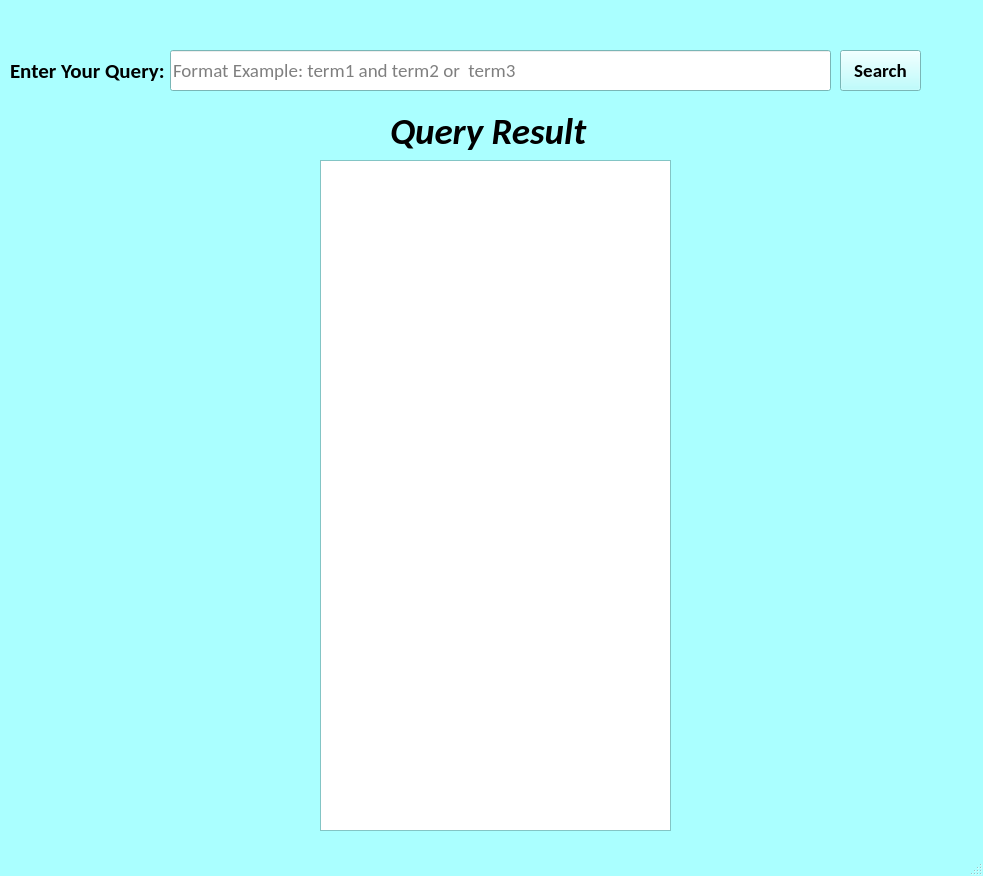
<?xml version="1.0" encoding="UTF-8"?>
<ui version="4.0">
 <class>MainWindow</class>
 <widget class="QMainWindow" name="MainWindow">
  <property name="geometry">
   <rect>
    <x>0</x>
    <y>0</y>
    <width>983</width>
    <height>876</height>
   </rect>
  </property>
  <property name="palette">
   <palette>
    <active>
     <colorrole role="WindowText">
      <brush brushstyle="SolidPattern">
       <color alpha="255">
        <red>0</red>
        <green>0</green>
        <blue>0</blue>
       </color>
      </brush>
     </colorrole>
     <colorrole role="Button">
      <brush brushstyle="SolidPattern">
       <color alpha="255">
        <red>170</red>
        <green>255</green>
        <blue>255</blue>
       </color>
      </brush>
     </colorrole>
     <colorrole role="Light">
      <brush brushstyle="SolidPattern">
       <color alpha="255">
        <red>255</red>
        <green>255</green>
        <blue>255</blue>
       </color>
      </brush>
     </colorrole>
     <colorrole role="Midlight">
      <brush brushstyle="SolidPattern">
       <color alpha="255">
        <red>212</red>
        <green>255</green>
        <blue>255</blue>
       </color>
      </brush>
     </colorrole>
     <colorrole role="Dark">
      <brush brushstyle="SolidPattern">
       <color alpha="255">
        <red>85</red>
        <green>127</green>
        <blue>127</blue>
       </color>
      </brush>
     </colorrole>
     <colorrole role="Mid">
      <brush brushstyle="SolidPattern">
       <color alpha="255">
        <red>113</red>
        <green>170</green>
        <blue>170</blue>
       </color>
      </brush>
     </colorrole>
     <colorrole role="Text">
      <brush brushstyle="SolidPattern">
       <color alpha="255">
        <red>0</red>
        <green>0</green>
        <blue>0</blue>
       </color>
      </brush>
     </colorrole>
     <colorrole role="BrightText">
      <brush brushstyle="SolidPattern">
       <color alpha="255">
        <red>255</red>
        <green>255</green>
        <blue>255</blue>
       </color>
      </brush>
     </colorrole>
     <colorrole role="ButtonText">
      <brush brushstyle="SolidPattern">
       <color alpha="255">
        <red>0</red>
        <green>0</green>
        <blue>0</blue>
       </color>
      </brush>
     </colorrole>
     <colorrole role="Base">
      <brush brushstyle="SolidPattern">
       <color alpha="255">
        <red>255</red>
        <green>255</green>
        <blue>255</blue>
       </color>
      </brush>
     </colorrole>
     <colorrole role="Window">
      <brush brushstyle="SolidPattern">
       <color alpha="255">
        <red>170</red>
        <green>255</green>
        <blue>255</blue>
       </color>
      </brush>
     </colorrole>
     <colorrole role="Shadow">
      <brush brushstyle="SolidPattern">
       <color alpha="255">
        <red>0</red>
        <green>0</green>
        <blue>0</blue>
       </color>
      </brush>
     </colorrole>
     <colorrole role="AlternateBase">
      <brush brushstyle="SolidPattern">
       <color alpha="255">
        <red>212</red>
        <green>255</green>
        <blue>255</blue>
       </color>
      </brush>
     </colorrole>
     <colorrole role="ToolTipBase">
      <brush brushstyle="SolidPattern">
       <color alpha="255">
        <red>255</red>
        <green>255</green>
        <blue>220</blue>
       </color>
      </brush>
     </colorrole>
     <colorrole role="ToolTipText">
      <brush brushstyle="SolidPattern">
       <color alpha="255">
        <red>0</red>
        <green>0</green>
        <blue>0</blue>
       </color>
      </brush>
     </colorrole>
     <colorrole role="PlaceholderText">
      <brush brushstyle="SolidPattern">
       <color alpha="128">
        <red>0</red>
        <green>0</green>
        <blue>0</blue>
       </color>
      </brush>
     </colorrole>
    </active>
    <inactive>
     <colorrole role="WindowText">
      <brush brushstyle="SolidPattern">
       <color alpha="255">
        <red>0</red>
        <green>0</green>
        <blue>0</blue>
       </color>
      </brush>
     </colorrole>
     <colorrole role="Button">
      <brush brushstyle="SolidPattern">
       <color alpha="255">
        <red>170</red>
        <green>255</green>
        <blue>255</blue>
       </color>
      </brush>
     </colorrole>
     <colorrole role="Light">
      <brush brushstyle="SolidPattern">
       <color alpha="255">
        <red>255</red>
        <green>255</green>
        <blue>255</blue>
       </color>
      </brush>
     </colorrole>
     <colorrole role="Midlight">
      <brush brushstyle="SolidPattern">
       <color alpha="255">
        <red>212</red>
        <green>255</green>
        <blue>255</blue>
       </color>
      </brush>
     </colorrole>
     <colorrole role="Dark">
      <brush brushstyle="SolidPattern">
       <color alpha="255">
        <red>85</red>
        <green>127</green>
        <blue>127</blue>
       </color>
      </brush>
     </colorrole>
     <colorrole role="Mid">
      <brush brushstyle="SolidPattern">
       <color alpha="255">
        <red>113</red>
        <green>170</green>
        <blue>170</blue>
       </color>
      </brush>
     </colorrole>
     <colorrole role="Text">
      <brush brushstyle="SolidPattern">
       <color alpha="255">
        <red>0</red>
        <green>0</green>
        <blue>0</blue>
       </color>
      </brush>
     </colorrole>
     <colorrole role="BrightText">
      <brush brushstyle="SolidPattern">
       <color alpha="255">
        <red>255</red>
        <green>255</green>
        <blue>255</blue>
       </color>
      </brush>
     </colorrole>
     <colorrole role="ButtonText">
      <brush brushstyle="SolidPattern">
       <color alpha="255">
        <red>0</red>
        <green>0</green>
        <blue>0</blue>
       </color>
      </brush>
     </colorrole>
     <colorrole role="Base">
      <brush brushstyle="SolidPattern">
       <color alpha="255">
        <red>255</red>
        <green>255</green>
        <blue>255</blue>
       </color>
      </brush>
     </colorrole>
     <colorrole role="Window">
      <brush brushstyle="SolidPattern">
       <color alpha="255">
        <red>170</red>
        <green>255</green>
        <blue>255</blue>
       </color>
      </brush>
     </colorrole>
     <colorrole role="Shadow">
      <brush brushstyle="SolidPattern">
       <color alpha="255">
        <red>0</red>
        <green>0</green>
        <blue>0</blue>
       </color>
      </brush>
     </colorrole>
     <colorrole role="AlternateBase">
      <brush brushstyle="SolidPattern">
       <color alpha="255">
        <red>212</red>
        <green>255</green>
        <blue>255</blue>
       </color>
      </brush>
     </colorrole>
     <colorrole role="ToolTipBase">
      <brush brushstyle="SolidPattern">
       <color alpha="255">
        <red>255</red>
        <green>255</green>
        <blue>220</blue>
       </color>
      </brush>
     </colorrole>
     <colorrole role="ToolTipText">
      <brush brushstyle="SolidPattern">
       <color alpha="255">
        <red>0</red>
        <green>0</green>
        <blue>0</blue>
       </color>
      </brush>
     </colorrole>
     <colorrole role="PlaceholderText">
      <brush brushstyle="SolidPattern">
       <color alpha="128">
        <red>0</red>
        <green>0</green>
        <blue>0</blue>
       </color>
      </brush>
     </colorrole>
    </inactive>
    <disabled>
     <colorrole role="WindowText">
      <brush brushstyle="SolidPattern">
       <color alpha="255">
        <red>85</red>
        <green>127</green>
        <blue>127</blue>
       </color>
      </brush>
     </colorrole>
     <colorrole role="Button">
      <brush brushstyle="SolidPattern">
       <color alpha="255">
        <red>170</red>
        <green>255</green>
        <blue>255</blue>
       </color>
      </brush>
     </colorrole>
     <colorrole role="Light">
      <brush brushstyle="SolidPattern">
       <color alpha="255">
        <red>255</red>
        <green>255</green>
        <blue>255</blue>
       </color>
      </brush>
     </colorrole>
     <colorrole role="Midlight">
      <brush brushstyle="SolidPattern">
       <color alpha="255">
        <red>212</red>
        <green>255</green>
        <blue>255</blue>
       </color>
      </brush>
     </colorrole>
     <colorrole role="Dark">
      <brush brushstyle="SolidPattern">
       <color alpha="255">
        <red>85</red>
        <green>127</green>
        <blue>127</blue>
       </color>
      </brush>
     </colorrole>
     <colorrole role="Mid">
      <brush brushstyle="SolidPattern">
       <color alpha="255">
        <red>113</red>
        <green>170</green>
        <blue>170</blue>
       </color>
      </brush>
     </colorrole>
     <colorrole role="Text">
      <brush brushstyle="SolidPattern">
       <color alpha="255">
        <red>85</red>
        <green>127</green>
        <blue>127</blue>
       </color>
      </brush>
     </colorrole>
     <colorrole role="BrightText">
      <brush brushstyle="SolidPattern">
       <color alpha="255">
        <red>255</red>
        <green>255</green>
        <blue>255</blue>
       </color>
      </brush>
     </colorrole>
     <colorrole role="ButtonText">
      <brush brushstyle="SolidPattern">
       <color alpha="255">
        <red>85</red>
        <green>127</green>
        <blue>127</blue>
       </color>
      </brush>
     </colorrole>
     <colorrole role="Base">
      <brush brushstyle="SolidPattern">
       <color alpha="255">
        <red>170</red>
        <green>255</green>
        <blue>255</blue>
       </color>
      </brush>
     </colorrole>
     <colorrole role="Window">
      <brush brushstyle="SolidPattern">
       <color alpha="255">
        <red>170</red>
        <green>255</green>
        <blue>255</blue>
       </color>
      </brush>
     </colorrole>
     <colorrole role="Shadow">
      <brush brushstyle="SolidPattern">
       <color alpha="255">
        <red>0</red>
        <green>0</green>
        <blue>0</blue>
       </color>
      </brush>
     </colorrole>
     <colorrole role="AlternateBase">
      <brush brushstyle="SolidPattern">
       <color alpha="255">
        <red>170</red>
        <green>255</green>
        <blue>255</blue>
       </color>
      </brush>
     </colorrole>
     <colorrole role="ToolTipBase">
      <brush brushstyle="SolidPattern">
       <color alpha="255">
        <red>255</red>
        <green>255</green>
        <blue>220</blue>
       </color>
      </brush>
     </colorrole>
     <colorrole role="ToolTipText">
      <brush brushstyle="SolidPattern">
       <color alpha="255">
        <red>0</red>
        <green>0</green>
        <blue>0</blue>
       </color>
      </brush>
     </colorrole>
     <colorrole role="PlaceholderText">
      <brush brushstyle="SolidPattern">
       <color alpha="128">
        <red>0</red>
        <green>0</green>
        <blue>0</blue>
       </color>
      </brush>
     </colorrole>
    </disabled>
   </palette>
  </property>
  <property name="font">
   <font>
    <family>Calibri</family>
    <pointsize>14</pointsize>
    <weight>75</weight>
    <bold>true</bold>
    <strikeout>false</strikeout>
    <kerning>true</kerning>
   </font>
  </property>
  <property name="focusPolicy">
   <enum>Qt::NoFocus</enum>
  </property>
  <property name="windowTitle">
   <string>Boolean Retrieval Model - 18K-0182</string>
  </property>
  <property name="windowOpacity">
   <double>2.000000000000000</double>
  </property>
  <property name="autoFillBackground">
   <bool>true</bool>
  </property>
  <property name="toolButtonStyle">
   <enum>Qt::ToolButtonIconOnly</enum>
  </property>
  <widget class="QWidget" name="centralwidget">
   <widget class="QLineEdit" name="queryInput">
    <property name="geometry">
     <rect>
      <x>170</x>
      <y>50</y>
      <width>661</width>
      <height>41</height>
     </rect>
    </property>
    <property name="font">
     <font>
      <family>Calibri</family>
      <pointsize>14</pointsize>
      <weight>50</weight>
      <bold>false</bold>
      <strikeout>false</strikeout>
      <kerning>true</kerning>
     </font>
    </property>
    <property name="placeholderText">
     <string>Format Example: term1 and term2 or  term3</string>
    </property>
    <property name="clearButtonEnabled">
     <bool>true</bool>
    </property>
   </widget>
   <widget class="QLabel" name="label">
    <property name="geometry">
     <rect>
      <x>10</x>
      <y>50</y>
      <width>161</width>
      <height>41</height>
     </rect>
    </property>
    <property name="font">
     <font>
      <family>Calibri</family>
      <pointsize>16</pointsize>
      <weight>75</weight>
      <bold>true</bold>
      <strikeout>false</strikeout>
      <kerning>true</kerning>
     </font>
    </property>
    <property name="text">
     <string>Enter Your Query:</string>
    </property>
   </widget>
   <widget class="QPushButton" name="searchButton">
    <property name="geometry">
     <rect>
      <x>840</x>
      <y>50</y>
      <width>81</width>
      <height>41</height>
     </rect>
    </property>
    <property name="autoFillBackground">
     <bool>true</bool>
    </property>
    <property name="text">
     <string>Search</string>
    </property>
   </widget>
   <widget class="QLabel" name="label_2">
    <property name="geometry">
     <rect>
      <x>390</x>
      <y>110</y>
      <width>201</width>
      <height>41</height>
     </rect>
    </property>
    <property name="palette">
     <palette>
      <active>
       <colorrole role="Text">
        <brush brushstyle="SolidPattern">
         <color alpha="255">
          <red>0</red>
          <green>0</green>
          <blue>0</blue>
         </color>
        </brush>
       </colorrole>
      </active>
      <inactive>
       <colorrole role="Text">
        <brush brushstyle="SolidPattern">
         <color alpha="255">
          <red>0</red>
          <green>0</green>
          <blue>0</blue>
         </color>
        </brush>
       </colorrole>
      </inactive>
      <disabled>
       <colorrole role="Text">
        <brush brushstyle="SolidPattern">
         <color alpha="255">
          <red>85</red>
          <green>127</green>
          <blue>127</blue>
         </color>
        </brush>
       </colorrole>
      </disabled>
     </palette>
    </property>
    <property name="font">
     <font>
      <family>Calibri</family>
      <pointsize>28</pointsize>
      <weight>75</weight>
      <italic>true</italic>
      <bold>true</bold>
      <strikeout>false</strikeout>
      <kerning>true</kerning>
     </font>
    </property>
    <property name="frameShape">
     <enum>QFrame::NoFrame</enum>
    </property>
    <property name="frameShadow">
     <enum>QFrame::Plain</enum>
    </property>
    <property name="text">
     <string>Query Result</string>
    </property>
    <property name="wordWrap">
     <bool>false</bool>
    </property>
   </widget>
   <widget class="QListWidget" name="OutputList">
    <property name="geometry">
     <rect>
      <x>320</x>
      <y>160</y>
      <width>351</width>
      <height>671</height>
     </rect>
    </property>
    <property name="font">
     <font>
      <family>Calibri</family>
      <pointsize>18</pointsize>
      <weight>50</weight>
      <italic>false</italic>
      <bold>false</bold>
      <strikeout>false</strikeout>
      <kerning>true</kerning>
     </font>
    </property>
   </widget>
  </widget>
  <widget class="QStatusBar" name="statusbar"/>
 </widget>
 <resources/>
 <connections/>
</ui>
